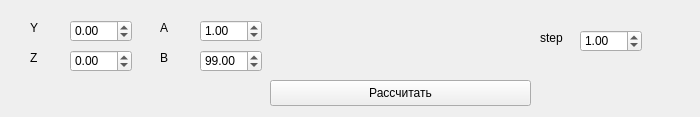
<?xml version="1.0" encoding="UTF-8"?>
<ui version="4.0">
 <class>Form</class>
 <widget class="QWidget" name="Form">
  <property name="geometry">
   <rect>
    <x>0</x>
    <y>0</y>
    <width>700</width>
    <height>117</height>
   </rect>
  </property>
  <property name="minimumSize">
   <size>
    <width>700</width>
    <height>117</height>
   </size>
  </property>
  <property name="maximumSize">
   <size>
    <width>700</width>
    <height>117</height>
   </size>
  </property>
  <property name="windowTitle">
   <string>Lab9-part2</string>
  </property>
  <widget class="QDoubleSpinBox" name="boxY">
   <property name="geometry">
    <rect>
     <x>70</x>
     <y>20</y>
     <width>62</width>
     <height>22</height>
    </rect>
   </property>
   <property name="minimum">
    <double>-99.000000000000000</double>
   </property>
  </widget>
  <widget class="QDoubleSpinBox" name="boxZ">
   <property name="geometry">
    <rect>
     <x>70</x>
     <y>50</y>
     <width>62</width>
     <height>22</height>
    </rect>
   </property>
   <property name="minimum">
    <double>-99.000000000000000</double>
   </property>
  </widget>
  <widget class="QLabel" name="label">
   <property name="geometry">
    <rect>
     <x>30</x>
     <y>20</y>
     <width>16</width>
     <height>16</height>
    </rect>
   </property>
   <property name="text">
    <string>Y</string>
   </property>
  </widget>
  <widget class="QLabel" name="label_2">
   <property name="geometry">
    <rect>
     <x>30</x>
     <y>50</y>
     <width>16</width>
     <height>16</height>
    </rect>
   </property>
   <property name="text">
    <string>Z</string>
   </property>
  </widget>
  <widget class="QDoubleSpinBox" name="boxA">
   <property name="geometry">
    <rect>
     <x>200</x>
     <y>20</y>
     <width>62</width>
     <height>22</height>
    </rect>
   </property>
   <property name="minimum">
    <double>-99.000000000000000</double>
   </property>
   <property name="value">
    <double>1.000000000000000</double>
   </property>
  </widget>
  <widget class="QLabel" name="label_3">
   <property name="geometry">
    <rect>
     <x>160</x>
     <y>50</y>
     <width>16</width>
     <height>16</height>
    </rect>
   </property>
   <property name="text">
    <string>B</string>
   </property>
  </widget>
  <widget class="QLabel" name="label_4">
   <property name="geometry">
    <rect>
     <x>160</x>
     <y>20</y>
     <width>16</width>
     <height>16</height>
    </rect>
   </property>
   <property name="text">
    <string>A</string>
   </property>
  </widget>
  <widget class="QDoubleSpinBox" name="boxB">
   <property name="geometry">
    <rect>
     <x>200</x>
     <y>50</y>
     <width>62</width>
     <height>22</height>
    </rect>
   </property>
   <property name="minimum">
    <double>-99.000000000000000</double>
   </property>
   <property name="value">
    <double>99.000000000000000</double>
   </property>
  </widget>
  <widget class="QLabel" name="label_5">
   <property name="geometry">
    <rect>
     <x>270</x>
     <y>20</y>
     <width>261</width>
     <height>51</height>
    </rect>
   </property>
   <property name="text">
    <string/>
   </property>
   <property name="pixmap">
    <pixmap>formula.png</pixmap>
   </property>
   <property name="scaledContents">
    <bool>true</bool>
   </property>
  </widget>
  <widget class="QPushButton" name="pushButton">
   <property name="geometry">
    <rect>
     <x>270</x>
     <y>80</y>
     <width>261</width>
     <height>26</height>
    </rect>
   </property>
   <property name="text">
    <string>Рассчитать</string>
   </property>
  </widget>
  <widget class="QDoubleSpinBox" name="boxStep">
   <property name="geometry">
    <rect>
     <x>580</x>
     <y>30</y>
     <width>62</width>
     <height>22</height>
    </rect>
   </property>
   <property name="minimum">
    <double>0.010000000000000</double>
   </property>
   <property name="value">
    <double>1.000000000000000</double>
   </property>
  </widget>
  <widget class="QLabel" name="label_6">
   <property name="geometry">
    <rect>
     <x>540</x>
     <y>30</y>
     <width>31</width>
     <height>16</height>
    </rect>
   </property>
   <property name="text">
    <string>step</string>
   </property>
  </widget>
 </widget>
 <resources/>
 <connections/>
</ui>
